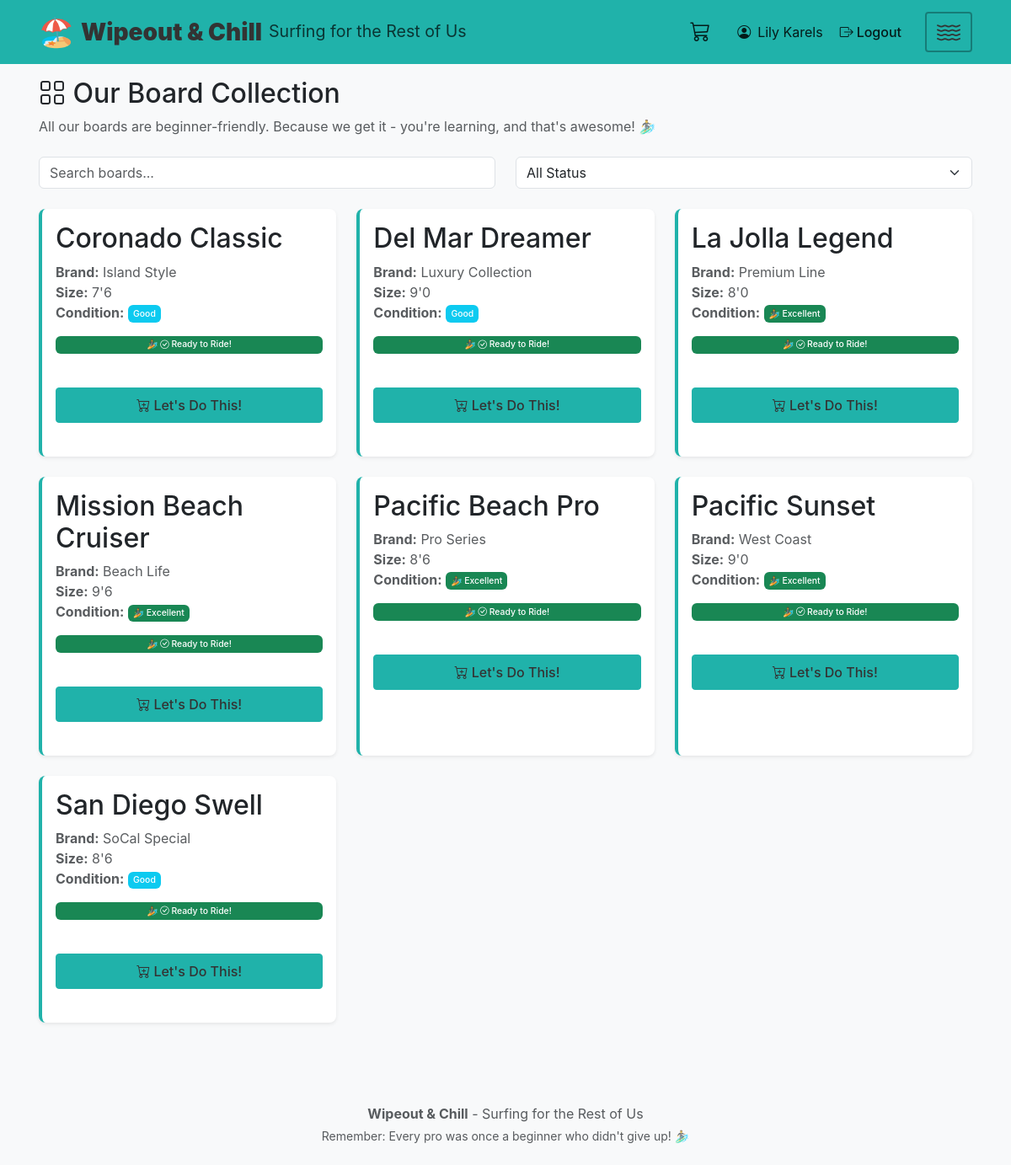
/boards (signed in), run on an earlier commit of the app's database.
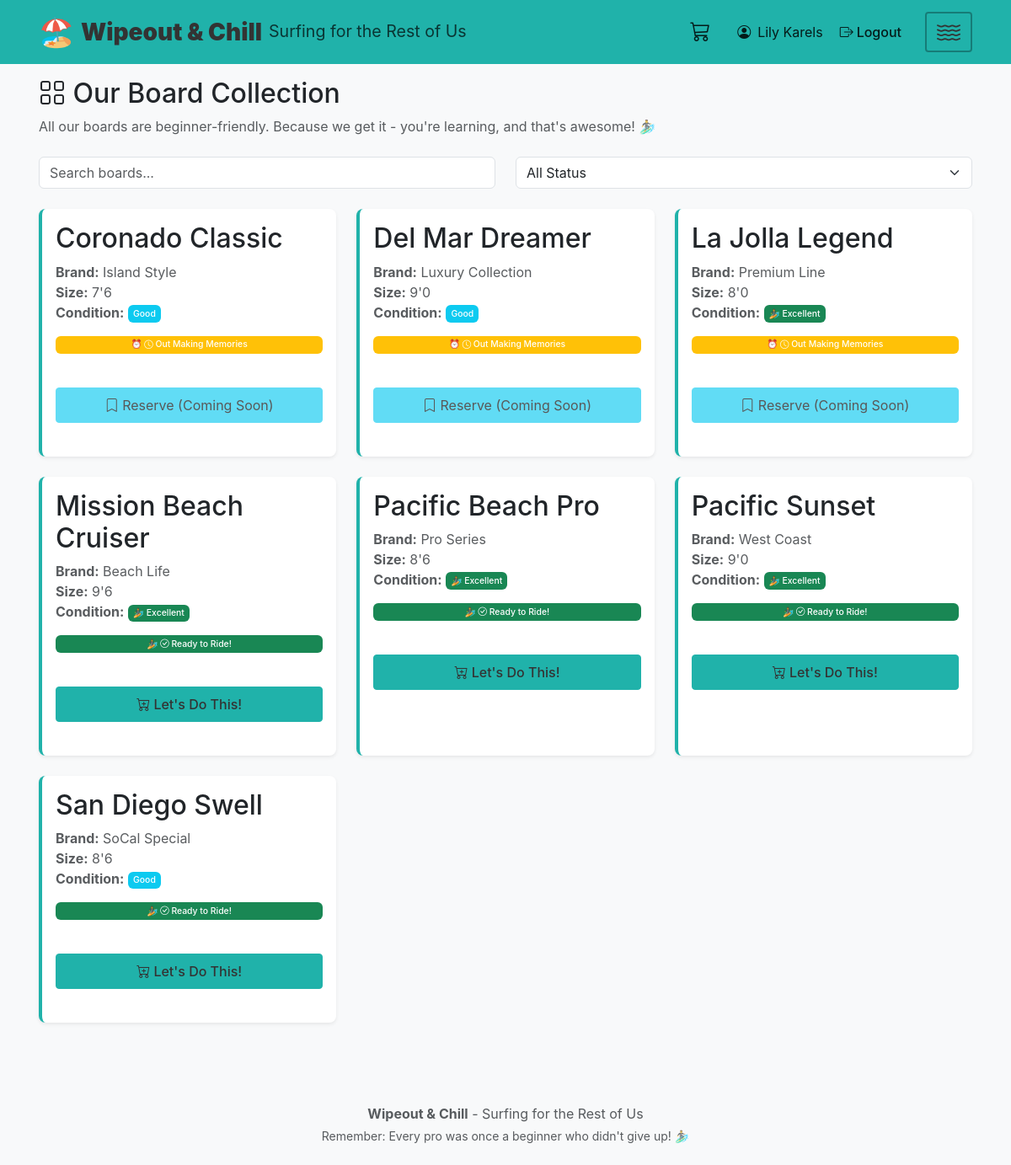
And on a later commit of the database.
### models/user.py (models this page shows, shortened)
class User(db.Model, UserMixin):
    __tablename__ = 'users'
    id = db.Column(db.String(36), primary_key=True, default=lambda: str(uuid.uuid4()))
    email = db.Column(db.String(255), unique=True, nullable=False)
    full_name = db.Column(db.String(255), nullable=False)
    password_hash = db.Column(db.String(255), nullable=False)  # Password hash for authentication
    location_id = db.Column(db.String(36), db.ForeignKey('locations.id', ondelete='SET NULL'), nullable=True)
    role = db.Column(db.String(50), default='user', nullable=False)
    created_at = db.Column(db.DateTime, default=datetime.utcnow, nullable=False)
    updated_at = db.Column(db.DateTime, default=datetime.utcnow, onupdate=datetime.utcnow, nullable=False)
    @classmethod
    def find_by_id(cls, user_id):
        return cls.query.get(user_id)
    def is_admin(self):
        from utils.constants import USER_ROLE_ADMIN
        return self.role == USER_ROLE_ADMIN

### models/board.py (models this page shows, shortened)
class Board(db.Model):
    __tablename__ = 'boards'
    STATUS_AVAILABLE = BOARD_STATUS_AVAILABLE
    STATUS_CHECKED_OUT = BOARD_STATUS_CHECKED_OUT
    STATUS_DAMAGED = BOARD_STATUS_DAMAGED
    STATUS_IN_REPAIR = BOARD_STATUS_IN_REPAIR
    STATUS_REPLACED = BOARD_STATUS_REPLACED
    CONDITION_EXCELLENT = BOARD_CONDITION_EXCELLENT
    CONDITION_GOOD = BOARD_CONDITION_GOOD
    CONDITION_FAIR = BOARD_CONDITION_FAIR
    id = db.Column(db.String(36), primary_key=True, default=lambda: str(uuid.uuid4()))
    location_id = db.Column(db.String(36), db.ForeignKey('locations.id', ondelete='CASCADE'), nullable=False)
    name = db.Column(db.String(255), nullable=False)
    brand = db.Column(db.String(100), nullable=True)
    size = db.Column(db.String(50), nullable=True)
    image_url = db.Column(db.String(500), nullable=True)  # URL to surfboard image
    status = db.Column(db.String(50), default=BOARD_STATUS_AVAILABLE, nullable=False)
    condition = db.Column(db.String(50), default=BOARD_CONDITION_GOOD, nullable=True)
    created_at = db.Column(db.DateTime, default=datetime.utcnow, nullable=False)
    updated_at = db.Column(db.DateTime, default=datetime.utcnow, onupdate=datetime.utcnow, nullable=False)
    @classmethod
    def find_by_location(cls, location_id):
        return cls.query.filter_by(location_id=location_id).order_by(cls.name).all()

### routes/user_routes.py (the view)
@user_routes.route('/boards')
@login_required
def boards():
    location_id = get_selected_location_id()
    boards_list = Board.find_by_location(location_id) if location_id else []
    all_locations = Location.find_all()
    current_location = Location.find_by_id(location_id) if location_id else None
    return render_template('user/boards.html',
                         boards=boards_list,
                         all_locations=all_locations,
                         current_location=current_location,
                         selected_location_id=location_id)

### app.py (called while the page is built)
@login_manager.user_loader
def load_user(user_id):
    return User.find_by_id(user_id)

### models/location.py (called while the page is built)
    @classmethod
    def find_all(cls):
        return cls.query.all()

    @classmethod
    def find_by_id(cls, location_id):
        return cls.query.get(location_id)

### routes/user_routes.py (called while the page is built, shortened)
def get_selected_location_id():
    location_id = session.get('selected_location_id')
    return location_id

### templates/user/boards.html (shortened to what this page needs)
{% extends "base.html" %}
{% block content %}
<div class="row">
    <div class="col-12">
        <h1 class="mb-2">
            <i class="bi bi-grid"></i> Our Board Collection
        </h1>
        <p class="text-muted mb-4">All our boards are beginner-friendly. Because we get it - you're learning, and that's awesome! 🏄‍♂️</p>
    </div>
</div>
<div class="row mb-4">
    <div class="col-md-6">
        <input type="text" class="form-control" id="boardSearch" placeholder="Search boards...">
    </div>
    <div class="col-md-6">
        <select class="form-select" id="statusFilter">
            <option value="all">All Status</option>
        </select>
    </div>
</div>
<div class="row" id="boardsGrid">
    {% if boards %}
        {% for board in boards %}
        <div class="col-md-4 mb-4 board-card-wrapper" data-board-id="{{ board.id }}" data-status="{{ board.status }}" data-name="{{ board.name|lower }}" data-brand="{{ board.brand|lower if board.brand else '' }}">
            <div class="card h-100 shadow-sm board-card">
                <div class="card-body">
                    <h5 class="card-title">{{ board.name }}</h5>
                    <p class="card-text text-muted">
                        {% if board.brand %}<strong>Brand:</strong> {{ board.brand }}<br>{% endif %}
                        {% if board.size %}<strong>Size:</strong> {{ board.size }}<br>{% endif %}
                        <strong>Condition:</strong>
                        <span class="badge bg-{% if board.condition == 'excellent' %}success{% elif board.condition == 'good' %}info{% else %}warning{% endif %}">
                            {{ board.condition|title }}
                        </span>
                    </p>
                    {% if board.status == 'available' %}
                        <span class="badge bg-success mb-2">
                            <i class="bi bi-check-circle"></i> Ready to Ride!
                        </span>
                        <br>
                        <button class="btn btn-primary btn-sm mt-2 checkout-btn" data-board-id="{{ board.id }}">
                            <i class="bi bi-cart-plus"></i> Let's Do This!
                        </button>
                    {% elif board.status == 'checked_out' %}
                        <span class="badge bg-warning mb-2">
                            <i class="bi bi-clock"></i> Out Making Memories
                        </span>
                        <br>
                        <button class="btn btn-info btn-sm mt-2 reserve-btn" data-board-id="{{ board.id }}" disabled>
                            <i class="bi bi-bookmark"></i> Reserve (Coming Soon)
                        </button>
                    {% elif board.status == 'damaged' %}
                        <span class="badge bg-danger mb-2">
                            <i class="bi bi-exclamation-triangle"></i> Taking a Break
                        </span>
                        <p class="text-muted small mt-2 mb-0">Even boards need rest sometimes!</p>
                    {% elif board.status == 'in_repair' %}
                        <span class="badge bg-secondary mb-2">
                            <i class="bi bi-tools"></i> Getting Some TLC
                        </span>
                        <p class="text-muted small mt-2 mb-0">Back soon, better than ever!</p>
                    {% endif %}
                </div>
            </div>
        </div>
        {% endfor %}
    {% endif %}
</div>
{% endblock %}

### templates/base.html (shortened to what this page needs)
<!DOCTYPE html>
<html lang="en">
<head>
    <link href="https://cdn.jsdelivr.net/npm/bootstrap@5.3.2/dist/css/bootstrap.min.css" rel="stylesheet">
    <link href="https://cdn.jsdelivr.net/npm/bootstrap-icons@1.11.1/font/bootstrap-icons.css" rel="stylesheet">
    <link href="{{ url_for('static', filename='css/custom.css') }}" rel="stylesheet">
    <link href="{{ url_for('static', filename='css/animations.css') }}" rel="stylesheet">
    <link href="{{ url_for('static', filename='css/branding.css') }}" rel="stylesheet">
</head>
<body>
    <nav class="navbar navbar-expand-lg navbar-teal">
        <div class="container">
            <a class="navbar-brand" href="{{ url_for('user_routes.dashboard') }}">
                <span style="font-size: 1.2em;">🏖️</span><strong class="ms-2">Wipeout & Chill</strong>
                <small class="d-none d-md-inline ms-2" style="font-size: 0.7em;">Surfing for the Rest of Us</small>
            </a>
            {% if current_user.is_authenticated %}
            <div class="d-flex align-items-center">
                <ul class="navbar-nav d-flex flex-row align-items-center me-3">
                    <li class="nav-item me-3">
                        <a href="{{ url_for('cart_routes.view_cart') }}" class="nav-link d-flex align-items-center position-relative" style="padding: 0.5rem 0.5rem; text-decoration: none; color: inherit;">
                            <i class="bi bi-cart3" style="font-size: 1.5rem;"></i>
                        </a>
                    </li>
                    <li class="nav-item">
                        <span class="navbar-text d-flex align-items-center">
                            <i class="bi bi-person-circle me-2"></i> {{ current_user.full_name }}
                        </span>
                    </li>
                    <li class="nav-item">
                        <a class="nav-link d-flex align-items-center" href="{{ url_for('auth_routes.logout') }}">
                            <i class="bi bi-box-arrow-right me-1"></i> Logout
                        </a>
                    </li>
                </ul>
                <button class="navbar-toggler wave-menu-btn" type="button" data-bs-toggle="collapse" data-bs-target="#navbarNav" aria-controls="navbarNav" aria-expanded="false" aria-label="Toggle navigation">
                    <i class="bi bi-water"></i>
                </button>
            </div>
            {% else %}
            <button class="navbar-toggler" type="button" data-bs-toggle="collapse" data-bs-target="#navbarNav" aria-controls="navbarNav" aria-expanded="false" aria-label="Toggle navigation">
                <span class="navbar-toggler-icon"></span>
            </button>
            {% endif %}
        </div>
    </nav>
    <main class="container my-4">
        {% block content %}{% endblock %}
    </main>
    <footer class="bg-light mt-5 py-4">
        <div class="container text-center">
            <p class="text-muted mb-1"><strong>Wipeout & Chill</strong> - Surfing for the Rest of Us</p>
            <p class="text-muted mb-0 small">Remember: Every pro was once a beginner who didn't give up! 🏄‍♂️</p>
        </div>
    </footer>
</body>
</html>

### static/css/custom.css (style rules this page uses)
:root { --primary-color: #0077BE; --secondary-color: #20B2AA; --success-color: #28A745; --warning-color: #FFC107; --danger-color: #DC3545; --info-color: #17A2B8; --teal-color: #20B2AA; --teal-dark: #1a8f88; }
.navbar-teal { background-color: var(--teal-color) !important; color: #333; padding: 0.75rem 0; position: fixed !important; top: 0; left: 0; right: 0; z-index: 1030; width: 100%; }
.navbar-teal .navbar-brand { color: #333 !important; font-weight: 600; font-size: clamp(1.25rem, 3.5vw, 1.75rem); display: flex; align-items: center; }
.navbar-teal .navbar-brand span { font-size: clamp(1.5rem, 4vw, 2rem); line-height: 1; }
.navbar-teal .navbar-brand small { color: rgba(0, 0, 0, 0.7) !important; font-weight: 400; font-size: clamp(0.65rem, 1.5vw, 0.875rem); }
.navbar-teal .nav-link { color: rgba(0, 0, 0, 0.85) !important; font-weight: 500; padding: 0.5rem clamp(0.5rem, 2vw, 1rem); font-size: clamp(0.875rem, 1.5vw, 1rem); }
.navbar-teal .navbar-text { color: rgba(0, 0, 0, 0.85) !important; margin: 0; padding: 0.5rem 0; }
.navbar-teal .wave-menu-btn { border: 2px solid rgba(0, 0, 0, 0.3); padding: clamp(0.375rem, 1vw, 0.5rem) clamp(0.5rem, 1.5vw, 0.75rem); border-radius: 0.25rem; background: transparent; display: flex !important; align-items: center; justify-content: center; width: auto; height: auto; min-width: 2.5rem; }
.navbar-teal .wave-menu-btn .bi-water { font-size: clamp(1.25rem, 3vw, 1.75rem); color: #333 !important; display: block !important; line-height: 1; }
.navbar-teal .navbar-nav.d-flex { gap: 0.5rem; }
.navbar-teal .navbar-nav.d-flex .nav-item { display: flex; align-items: center; }
.navbar-teal { position: relative; }
.navbar-teal .container { position: relative; }
.navbar-teal .navbar-nav.d-flex { margin-left: auto; }
.navbar-teal .navbar-nav.d-flex .nav-link { padding: 0.5rem 0.75rem; }
body { background-color: #F8F9FA; font-family: -apple-system, BlinkMacSystemFont, 'Segoe UI', Roboto, 'Helvetica Neue', Arial, sans-serif; padding-top: 60px; }
main.container { margin-top: 0 !important; padding-top: 1rem; }
.board-card { transition: transform 0.2s ease, box-shadow 0.2s ease; cursor: pointer; height: 100%; display: flex; flex-direction: column; border-left: 4px solid var(--teal-color); box-shadow: 0 2px 4px rgba(32, 178, 170, 0.1); }
.board-card .card-body { display: flex; flex-direction: column; flex-grow: 1; }
.board-card .checkout-btn, .board-card .add-to-cart-btn { margin-top: auto; width: 100%; background-color: var(--teal-color) !important; border-color: var(--teal-color) !important; color: #333 !important; font-weight: 500; }
.badge { font-size: clamp(0.65em, 1.2vw, 0.75em) !important; padding: 0.2em 0.4em !important; font-weight: 500; }
.board-card .badge { font-size: 0.65em !important; padding: 0.35em 0.6em !important; line-height: 1.3 !important; vertical-align: middle; text-align: center; white-space: nowrap; }
.btn { transition: all 0.2s ease; }
.card { border: none; border-radius: 8px; }
body { font-size: clamp(0.875rem, 1.5vw, 1rem); }
h1, h2, h3, h4, h5, h6 { font-size: clamp(1.25rem, 3vw, 2rem); }
.container { padding-left: clamp(0.75rem, 3vw, 1rem); padding-right: clamp(0.75rem, 3vw, 1rem); }
.card { margin-bottom: clamp(0.75rem, 2vw, 1.5rem); }
.btn { padding: clamp(0.375rem, 1vw, 0.5rem) clamp(0.75rem, 2vw, 1rem); font-size: clamp(0.875rem, 1.5vw, 1rem); }

### static/css/branding.css (style rules this page uses)
:root { --wipeout-blue: #0B162A; --wipeout-orange: #C83803; --wipeout-fall: #8B4513; --wipeout-chicago: #E31837; }
.board-card { transition: all 0.3s ease; border-left: 4px solid #20B2AA; box-shadow: 0 2px 4px rgba(32, 178, 170, 0.1); }
.badge.bg-success::before { content: "🏄 "; }
.badge.bg-warning::before { content: "⏰ "; }

What changed in the data, as far as the page shows it:
changed Board "Coronado Classic": status "Ready to Ride! Let's Do This!" → "Out Making Memories Reserve (Coming Soon)"
changed Board "Del Mar Dreamer": status "Ready to Ride! Let's Do This!" → "Out Making Memories Reserve (Coming Soon)"
changed Board "La Jolla Legend": status "Ready to Ride! Let's Do This!" → "Out Making Memories Reserve (Coming Soon)"
